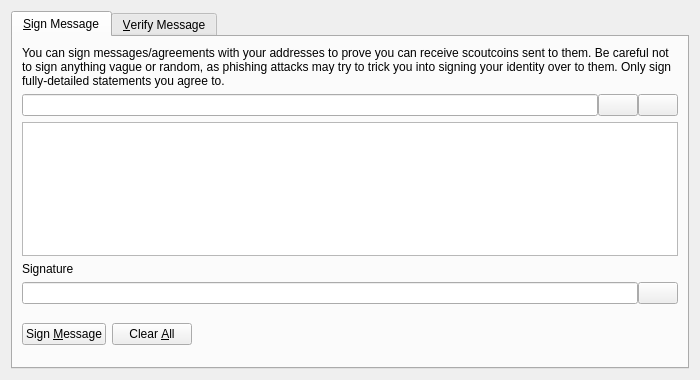
<?xml version="1.0" encoding="UTF-8"?>
<ui version="4.0">
 <class>SignVerifyMessageDialog</class>
 <widget class="QDialog" name="SignVerifyMessageDialog">
  <property name="geometry">
   <rect>
    <x>0</x>
    <y>0</y>
    <width>700</width>
    <height>380</height>
   </rect>
  </property>
  <property name="windowTitle">
   <string>Signatures - Sign / Verify a Message</string>
  </property>
  <property name="modal">
   <bool>true</bool>
  </property>
  <layout class="QVBoxLayout" name="verticalLayout">
   <item>
    <widget class="QTabWidget" name="tabWidget">
     <property name="currentIndex">
      <number>0</number>
     </property>
     <widget class="QWidget" name="tabSignMessage">
      <attribute name="title">
       <string>&amp;Sign Message</string>
      </attribute>
      <layout class="QVBoxLayout" name="verticalLayout_SM">
       <item>
        <widget class="QLabel" name="infoLabel_SM">
         <property name="text">
          <string>You can sign messages/agreements with your addresses to prove you can receive scoutcoins sent to them. Be careful not to sign anything vague or random, as phishing attacks may try to trick you into signing your identity over to them. Only sign fully-detailed statements you agree to.</string>
         </property>
         <property name="textFormat">
          <enum>Qt::PlainText</enum>
         </property>
         <property name="wordWrap">
          <bool>true</bool>
         </property>
        </widget>
       </item>
       <item>
        <layout class="QHBoxLayout" name="horizontalLayout_1_SM">
         <property name="spacing">
          <number>0</number>
         </property>
         <item>
          <widget class="QValidatedLineEdit" name="addressIn_SM">
           <property name="toolTip">
            <string>The Scoutcoin address to sign the message with</string>
           </property>
          </widget>
         </item>
         <item>
          <widget class="QPushButton" name="addressBookButton_SM">
           <property name="toolTip">
            <string>Choose previously used address</string>
           </property>
           <property name="text">
            <string/>
           </property>
           <property name="icon">
            <iconset resource="../bitcoin.qrc">
             <normaloff>:/icons/address-book</normaloff>:/icons/address-book</iconset>
           </property>
           <property name="shortcut">
            <string>Alt+A</string>
           </property>
           <property name="autoDefault">
            <bool>false</bool>
           </property>
          </widget>
         </item>
         <item>
          <widget class="QPushButton" name="pasteButton_SM">
           <property name="toolTip">
            <string>Paste address from clipboard</string>
           </property>
           <property name="text">
            <string/>
           </property>
           <property name="icon">
            <iconset resource="../bitcoin.qrc">
             <normaloff>:/icons/editpaste</normaloff>:/icons/editpaste</iconset>
           </property>
           <property name="shortcut">
            <string>Alt+P</string>
           </property>
           <property name="autoDefault">
            <bool>false</bool>
           </property>
          </widget>
         </item>
        </layout>
       </item>
       <item>
        <widget class="QPlainTextEdit" name="messageIn_SM">
         <property name="toolTip">
          <string>Enter the message you want to sign here</string>
         </property>
        </widget>
       </item>
       <item>
        <widget class="QLabel" name="signatureLabel_SM">
         <property name="text">
          <string>Signature</string>
         </property>
         <property name="textFormat">
          <enum>Qt::PlainText</enum>
         </property>
        </widget>
       </item>
       <item>
        <layout class="QHBoxLayout" name="horizontalLayout_2_SM">
         <property name="spacing">
          <number>0</number>
         </property>
         <item>
          <widget class="QLineEdit" name="signatureOut_SM">
           <property name="font">
            <font>
             <italic>true</italic>
            </font>
           </property>
           <property name="readOnly">
            <bool>true</bool>
           </property>
          </widget>
         </item>
         <item>
          <widget class="QPushButton" name="copySignatureButton_SM">
           <property name="toolTip">
            <string>Copy the current signature to the system clipboard</string>
           </property>
           <property name="text">
            <string/>
           </property>
           <property name="icon">
            <iconset resource="../bitcoin.qrc">
             <normaloff>:/icons/editcopy</normaloff>:/icons/editcopy</iconset>
           </property>
           <property name="autoDefault">
            <bool>false</bool>
           </property>
          </widget>
         </item>
        </layout>
       </item>
       <item>
        <layout class="QHBoxLayout" name="horizontalLayout_3_SM">
         <item>
          <widget class="QPushButton" name="signMessageButton_SM">
           <property name="toolTip">
            <string>Sign the message to prove you own this Scoutcoin address</string>
           </property>
           <property name="text">
            <string>Sign &amp;Message</string>
           </property>
           <property name="icon">
            <iconset resource="../bitcoin.qrc">
             <normaloff>:/icons/edit</normaloff>:/icons/edit</iconset>
           </property>
           <property name="autoDefault">
            <bool>false</bool>
           </property>
          </widget>
         </item>
         <item>
          <widget class="QPushButton" name="clearButton_SM">
           <property name="toolTip">
            <string>Reset all sign message fields</string>
           </property>
           <property name="text">
            <string>Clear &amp;All</string>
           </property>
           <property name="icon">
            <iconset resource="../bitcoin.qrc">
             <normaloff>:/icons/remove</normaloff>:/icons/remove</iconset>
           </property>
           <property name="autoDefault">
            <bool>false</bool>
           </property>
          </widget>
         </item>
         <item>
          <spacer name="horizontalSpacer_1_SM">
           <property name="orientation">
            <enum>Qt::Horizontal</enum>
           </property>
           <property name="sizeHint" stdset="0">
            <size>
             <width>40</width>
             <height>48</height>
            </size>
           </property>
          </spacer>
         </item>
         <item>
          <widget class="QLabel" name="statusLabel_SM">
           <property name="font">
            <font>
             <weight>75</weight>
             <bold>true</bold>
            </font>
           </property>
           <property name="text">
            <string/>
           </property>
           <property name="wordWrap">
            <bool>true</bool>
           </property>
          </widget>
         </item>
         <item>
          <spacer name="horizontalSpacer_2_SM">
           <property name="orientation">
            <enum>Qt::Horizontal</enum>
           </property>
           <property name="sizeHint" stdset="0">
            <size>
             <width>40</width>
             <height>48</height>
            </size>
           </property>
          </spacer>
         </item>
        </layout>
       </item>
      </layout>
     </widget>
     <widget class="QWidget" name="tabVerifyMessage">
      <attribute name="title">
       <string>&amp;Verify Message</string>
      </attribute>
      <layout class="QVBoxLayout" name="verticalLayout_VM">
       <item>
        <widget class="QLabel" name="infoLabel_VM">
         <property name="text">
          <string>Enter the receiver's address, message (ensure you copy line breaks, spaces, tabs, etc. exactly) and signature below to verify the message. Be careful not to read more into the signature than what is in the signed message itself, to avoid being tricked by a man-in-the-middle attack. Note that this only proves the signing party receives with the address, it cannot prove sendership of any transaction!</string>
         </property>
         <property name="textFormat">
          <enum>Qt::PlainText</enum>
         </property>
         <property name="alignment">
          <set>Qt::AlignLeading|Qt::AlignLeft|Qt::AlignTop</set>
         </property>
         <property name="wordWrap">
          <bool>true</bool>
         </property>
        </widget>
       </item>
       <item>
        <layout class="QHBoxLayout" name="horizontalLayout_1_VM">
         <property name="spacing">
          <number>0</number>
         </property>
         <item>
          <widget class="QValidatedLineEdit" name="addressIn_VM">
           <property name="toolTip">
            <string>The Scoutcoin address the message was signed with</string>
           </property>
          </widget>
         </item>
         <item>
          <widget class="QPushButton" name="addressBookButton_VM">
           <property name="toolTip">
            <string>Choose previously used address</string>
           </property>
           <property name="text">
            <string/>
           </property>
           <property name="icon">
            <iconset resource="../bitcoin.qrc">
             <normaloff>:/icons/address-book</normaloff>:/icons/address-book</iconset>
           </property>
           <property name="shortcut">
            <string>Alt+A</string>
           </property>
           <property name="autoDefault">
            <bool>false</bool>
           </property>
          </widget>
         </item>
        </layout>
       </item>
       <item>
        <widget class="QPlainTextEdit" name="messageIn_VM"/>
       </item>
       <item>
        <widget class="QValidatedLineEdit" name="signatureIn_VM"/>
       </item>
       <item>
        <layout class="QHBoxLayout" name="horizontalLayout_2_VM">
         <item>
          <widget class="QPushButton" name="verifyMessageButton_VM">
           <property name="toolTip">
            <string>Verify the message to ensure it was signed with the specified Scoutcoin address</string>
           </property>
           <property name="text">
            <string>Verify &amp;Message</string>
           </property>
           <property name="icon">
            <iconset resource="../bitcoin.qrc">
             <normaloff>:/icons/transaction_0</normaloff>:/icons/transaction_0</iconset>
           </property>
           <property name="autoDefault">
            <bool>false</bool>
           </property>
          </widget>
         </item>
         <item>
          <widget class="QPushButton" name="clearButton_VM">
           <property name="toolTip">
            <string>Reset all verify message fields</string>
           </property>
           <property name="text">
            <string>Clear &amp;All</string>
           </property>
           <property name="icon">
            <iconset resource="../bitcoin.qrc">
             <normaloff>:/icons/remove</normaloff>:/icons/remove</iconset>
           </property>
           <property name="autoDefault">
            <bool>false</bool>
           </property>
          </widget>
         </item>
         <item>
          <spacer name="horizontalSpacer_1_VM">
           <property name="orientation">
            <enum>Qt::Horizontal</enum>
           </property>
           <property name="sizeHint" stdset="0">
            <size>
             <width>40</width>
             <height>48</height>
            </size>
           </property>
          </spacer>
         </item>
         <item>
          <widget class="QLabel" name="statusLabel_VM">
           <property name="font">
            <font>
             <weight>75</weight>
             <bold>true</bold>
            </font>
           </property>
           <property name="text">
            <string/>
           </property>
           <property name="wordWrap">
            <bool>true</bool>
           </property>
          </widget>
         </item>
         <item>
          <spacer name="horizontalSpacer_2_VM">
           <property name="orientation">
            <enum>Qt::Horizontal</enum>
           </property>
           <property name="sizeHint" stdset="0">
            <size>
             <width>40</width>
             <height>48</height>
            </size>
           </property>
          </spacer>
         </item>
        </layout>
       </item>
      </layout>
     </widget>
    </widget>
   </item>
  </layout>
 </widget>
 <customwidgets>
  <customwidget>
   <class>QValidatedLineEdit</class>
   <extends>QLineEdit</extends>
   <header>qt/qvalidatedlineedit.h</header>
  </customwidget>
 </customwidgets>
 <resources>
  <include location="../bitcoin.qrc"/>
 </resources>
 <connections/>
</ui>
